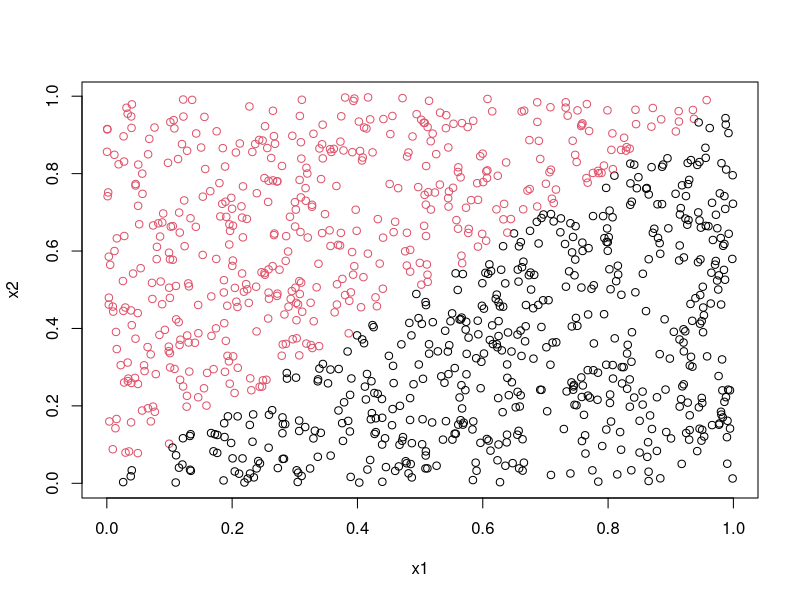
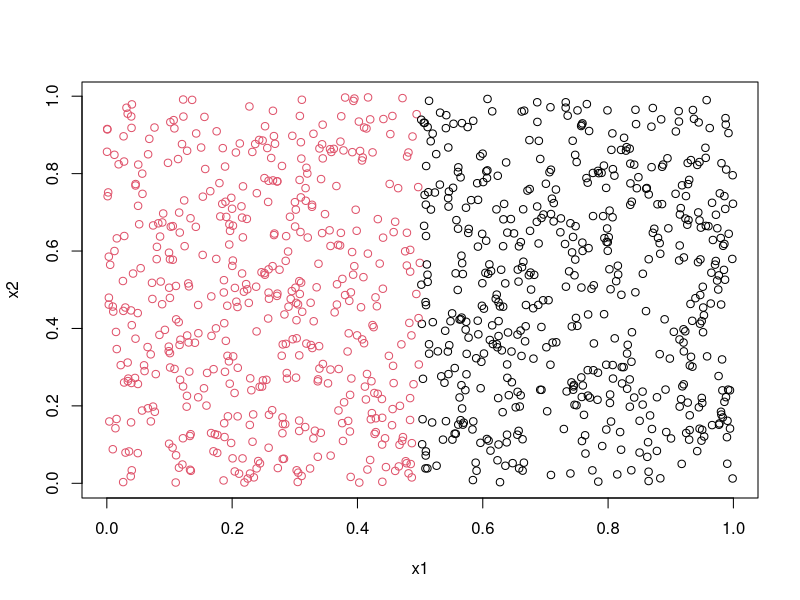
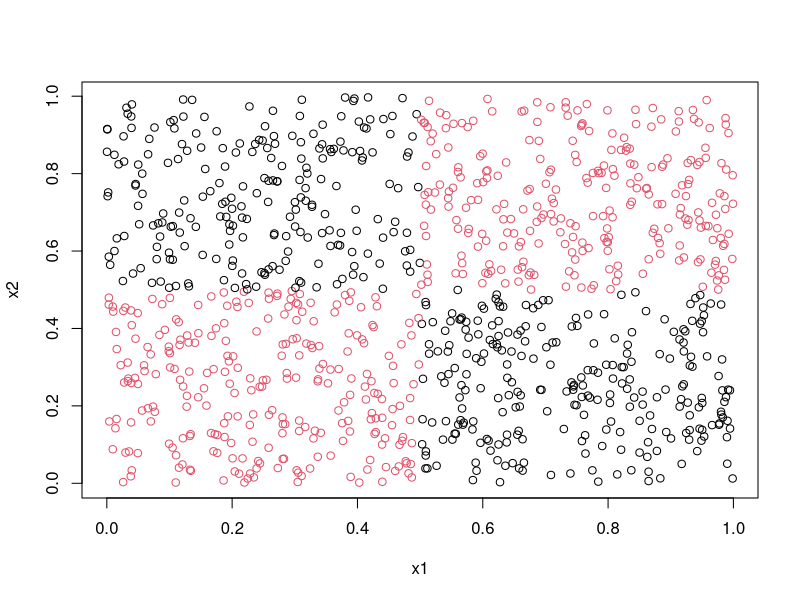
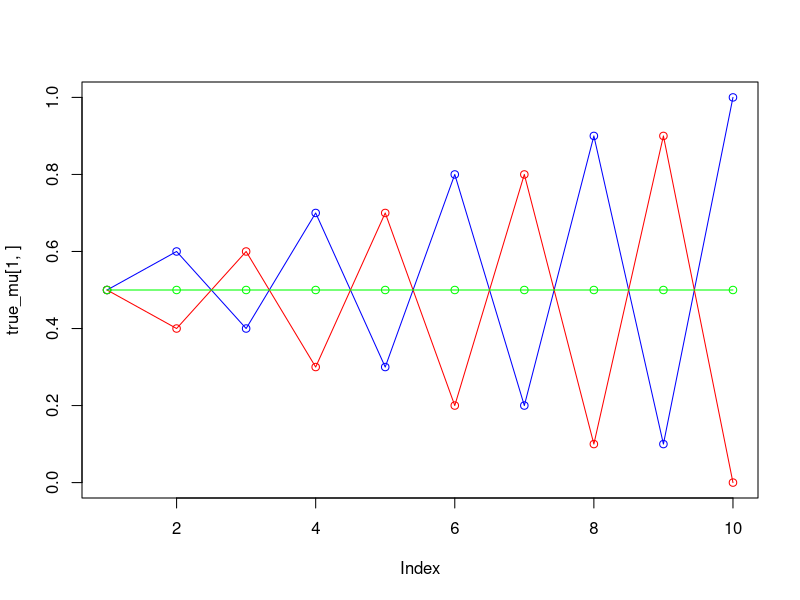
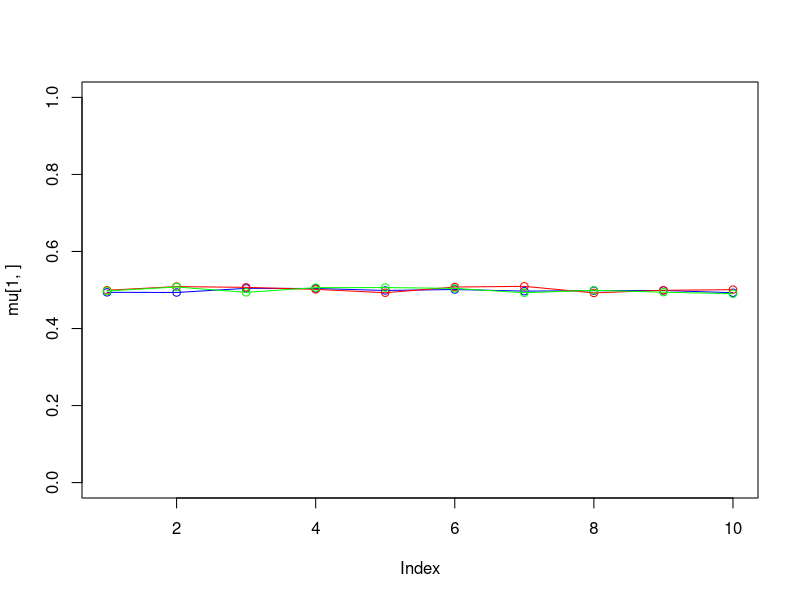
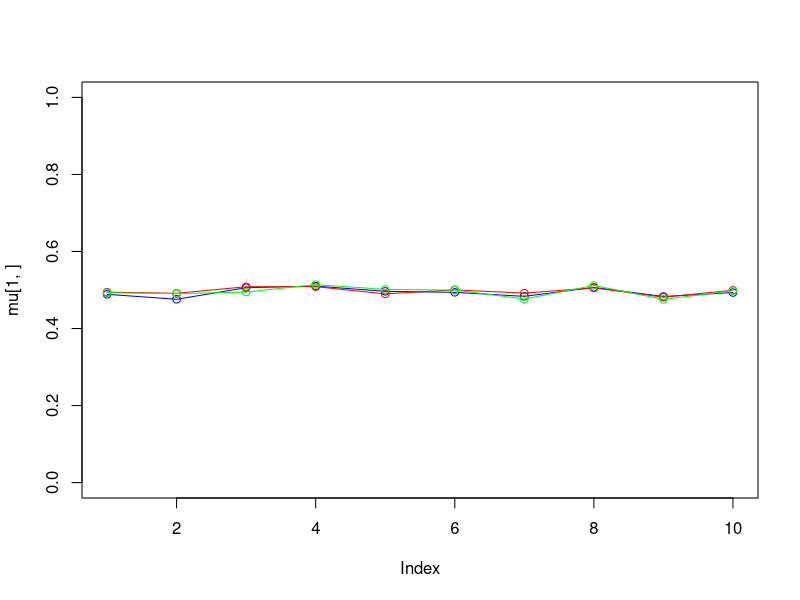
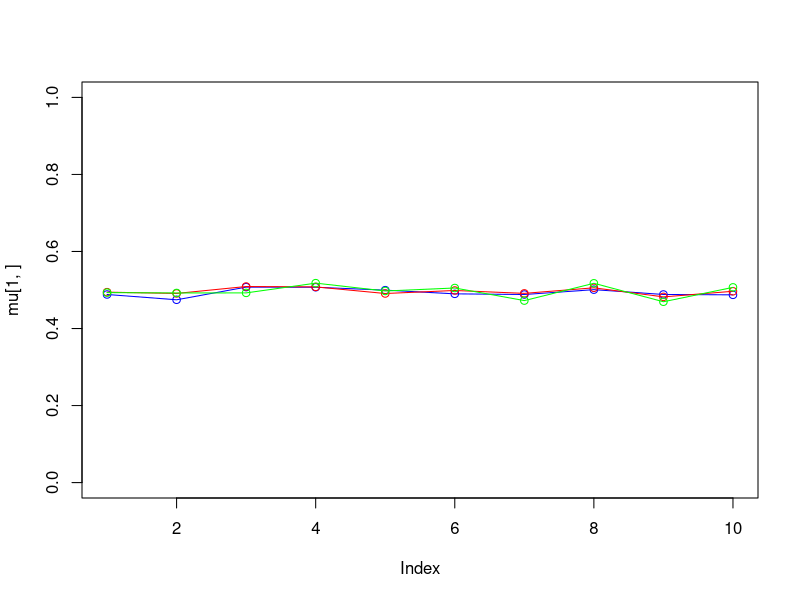
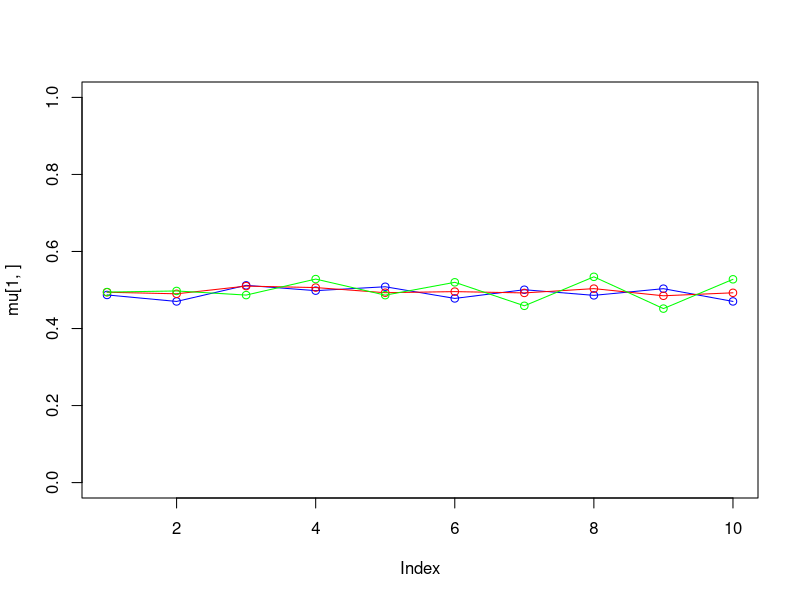

Write the R code that produced these figures, in order. (Note: a time limit stopped this script after it produced the figures.)
library(randomForest)

# Assignment 1                          ####
random_trees <- function(ntree=1){
  # Result vector
  miss_class_error <- c()
  
  for(iter in 1:1000){
    # Generate train data
    x1<-runif(100)
    x2<-runif(100)
    trdata<-cbind(x1,x2)
    y<-as.numeric(x1<x2)
    trlabels<-as.factor(y)
    train <- data.frame(y = trlabels, x1, x2)
    
    # Fit the random forest model
    random_mod  <- randomForest(y ~ ., data=train, ntree=ntree,  nodesize=25, keep.forest=TRUE)
    
    # Random forest prediction on test data
    test_pred <- predict(random_mod, test_data)
    
    # Misclassification
    conf_mat <- table(test_data$y, test_pred)
    miss_class_error[iter] <- sum(diag(conf_mat)) / sum(conf_mat)
  }
  return(miss_class_error)
}
# Part 1                                ####
# Create test data
set.seed(1234)
x1<-runif(1000)
x2<-runif(1000)
tedata<-cbind(x1,x2)
y<-as.numeric(x1<x2)
telabels<-as.factor(y)
test_data <- data.frame(x1,x2,y=telabels)
plot(x1,x2,col=(y+1))


# Set seed in beginning to have reproducible result for markdown. 
set.seed(123)
random_1   <- random_trees(1)
random_10  <- random_trees(10)
random_100 <- random_trees(100)
mean(random_1)
sd(random_1)
mean(random_10)
sd(random_10)
mean(random_100)
sd(random_100)

# Part 2                                ####
# Create test data
set.seed(1234)
x1<-runif(1000)
x2<-runif(1000)
tedata<-cbind(x1,x2)
y<-as.numeric(x1<0.5)
telabels<-as.factor(y)
test_data <- data.frame(x1,x2,y=telabels)
plot(x1,x2,col=(y+1))

random_trees <- function(ntree=1){
  # Result vector
  miss_class_error <- c()
  
  for(iter in 1:1000){
    # Generate train data
    x1<-runif(100)
    x2<-runif(100)
    trdata<-cbind(x1,x2)
    y<-as.numeric(x1<0.5)
    trlabels<-as.factor(y)
    train <- data.frame(y = trlabels, x1, x2)
    
    # Fit the random forest model
    random_mod  <- randomForest(y ~ ., data=train, ntree=ntree,  nodesize=25, keep.forest=TRUE)
    
    # Random forest prediction on test data
    test_pred <- predict(random_mod, test_data)
    
    # Misclassification
    conf_mat <- table(test_data$y, test_pred)
    miss_class_error[iter] <- sum(diag(conf_mat)) / sum(conf_mat)
  }
  return(miss_class_error)
}

set.seed(123)
random_1   <- random_trees(1)
random_10  <- random_trees(10)
random_100 <- random_trees(100)
mean(random_1)
sd(random_1)
mean(random_10)
sd(random_10)
mean(random_100)
sd(random_100)

# Part 3                                ####
# Create test data
set.seed(1234)
x1<-runif(1000)
x2<-runif(1000)
tedata<-cbind(x1,x2)
y<-as.numeric( (x1<0.5 & x2<0.5) | (x1>0.5 & x2>0.5) )
telabels<-as.factor(y)
test_data <- data.frame(x1,x2,y=telabels)
plot(x1,x2,col=(y+1))

random_trees <- function(ntree=1){
  # Result vector
  miss_class_error <- c()
  
  for(iter in 1:1000){
    # Generate train data
    x1<-runif(100)
    x2<-runif(100)
    trdata<-cbind(x1,x2)
    y<-as.numeric( (x1<0.5 & x2<0.5) | (x1>0.5 & x2>0.5) )
    trlabels<-as.factor(y)
    train <- data.frame(y = trlabels, x1, x2)
    
    # Fit the random forest model
    random_mod  <- randomForest(y ~ ., data=train, ntree=ntree,  nodesize=25, keep.forest=TRUE)
    
    # Random forest prediction on test data
    test_pred <- predict(random_mod, test_data)
    
    # Misclassification
    conf_mat <- table(test_data$y, test_pred)
    miss_class_error[iter] <- sum(diag(conf_mat)) / sum(conf_mat)
  }
  return(miss_class_error)
}

set.seed(123)
random_1   <- random_trees(1)
random_10  <- random_trees(10)
random_100 <- random_trees(100)
mean(random_1)
sd(random_1)
mean(random_10)
sd(random_10)
mean(random_100)
sd(random_100)


# Assignment 2                          ####
# For 3 clusters                        ####
set.seed(1234567890)
max_it <- 500 # max number of EM iterations (increased from 100)
min_change <- 0.1 # min change in log lik between two consecutive iterations
n=1000 # number of training points
D=10 # number of dimensions
x <- matrix(nrow=n, ncol=D) # training data

true_pi <- vector(length = 3) # true mixing coefficients
true_mu <- matrix(nrow=3, ncol=D) # true conditional distributions
true_pi=c(1/3, 1/3, 1/3)
true_mu[1,]=c(0.5,0.6,0.4,0.7,0.3,0.8,0.2,0.9,0.1,1)
true_mu[2,]=c(0.5,0.4,0.6,0.3,0.7,0.2,0.8,0.1,0.9,0)
true_mu[3,]=c(0.5,0.5,0.5,0.5,0.5,0.5,0.5,0.5,0.5,0.5)
plot(true_mu[1,], type="o", col="blue", ylim=c(0,1))
points(true_mu[2,], type="o", col="red")
points(true_mu[3,], type="o", col="green")
# Producing the training data
for(i in 1:n) {
  m <- sample(1:3,1,prob=true_pi)
  for(d in 1:D) {
    x[i,d] <- rbinom(1,1,true_mu[m,d])
  }
}

M=3 # number of clusters
w <- matrix(nrow=n, ncol=M) # weights
pi <- vector(length = M) # mixing coefficients
mu <- matrix(nrow=M, ncol=D) # conditional distributions
llik <- vector(length = max_it) # log likelihood of the EM iterations


# Random initialization of the parameters
pi <- runif(M,0.49,0.51)
pi <- pi / sum(pi)
for(m in 1:M) {
  mu[m,] <- runif(D,0.49,0.51)
}
for(it in 1:max_it) {
  plot(mu[1,], type="o", col="blue", ylim=c(0,1))
  points(mu[2,], type="o", col="red")
  points(mu[3,], type="o", col="green")
  #points(mu[4,], type="o", col="yellow")
  Sys.sleep(0.01) # Decreased from 0.5
  # E-step: Computation of the weights
  # Calculates the weights for each observation
  for(iter in 1:1000){
    x_d <- x[iter, ]
    
    # Bernolli for (x1 given mu_1), (x1 given mu_2), (x1 given mu_3)
    bern_mu1 <- prod(mu[1,]^x_d * (1 - mu[1, ])^(1-x_d))
    bern_mu2 <- prod(mu[2,]^x_d * (1 - mu[2, ])^(1-x_d))
    bern_mu3 <- prod(mu[3,]^x_d * (1 - mu[3, ])^(1-x_d))
    
    # Probabilities that the observation belongs to each distribution
    prob_1 <- pi[1] * bern_mu1 / sum(pi[1]*bern_mu1 + pi[2]*bern_mu2 + pi[3]*bern_mu3)
    prob_2 <- pi[2] * bern_mu2 / sum(pi[1]*bern_mu1 + pi[2]*bern_mu2 + pi[3]*bern_mu3)
    prob_3 <- pi[3] * bern_mu3 / sum(pi[1]*bern_mu1 + pi[2]*bern_mu2 + pi[3]*bern_mu3)
    
    # Probability that observation 1 comes from each distribution
    w[iter, ] <- c(prob_1, prob_2, prob_3) 
  }
  #Log likelihood computation.
  # Added 1e-16 to prevent log(0).
  llik[it] <- sum(log(w+1e-16))
  cat("iteration: ", it, "log likelihood: ", llik[it], "\n")
  flush.console()
  # Stop if the lok likelihood has not changed significantly
  if (it > 1){
    if(abs(llik[it] - llik[it-1]) < abs(min_change)){
      break
    }
  }
  # M-step: ML parameter estimation from the data and weights
  # Calculate new pi
  pi <- 1/1000 * colSums(w)
  # Calculates new mu
  mu[1,] <- 1/sum(w[,1]) * colSums(w[,1] * x)
  mu[2,] <- 1/sum(w[,2]) * colSums(w[,2] * x)
  mu[3,] <- 1/sum(w[,3]) * colSums(w[,3] * x)
}
pi
mu
plot(llik[1:it], type="o")
# Algorithm should have stopped around 350.

# true_mu[1,] is our mu[3,] 
# true_mu[2,] is our mu[1,]
# true_mu[3,] is our mu[2,]





# For 2 clusters                        ####
true_pi <- vector(length = 3) # true mixing coefficients
true_mu <- matrix(nrow=3, ncol=D) # true conditional distributions
true_pi=c(1/3, 1/3, 1/3)
true_mu[1,]=c(0.5,0.6,0.4,0.7,0.3,0.8,0.2,0.9,0.1,1)
true_mu[2,]=c(0.5,0.4,0.6,0.3,0.7,0.2,0.8,0.1,0.9,0)
true_mu[3,]=c(0.5,0.5,0.5,0.5,0.5,0.5,0.5,0.5,0.5,0.5)
plot(true_mu[1,], type="o", col="blue", ylim=c(0,1))
points(true_mu[2,], type="o", col="red")
points(true_mu[3,], type="o", col="green")
# Producing the training data
for(i in 1:n) {
  m <- sample(1:3,1,prob=true_pi)
  for(d in 1:D) {
    x[i,d] <- rbinom(1,1,true_mu[m,d])
  }
}

M=2 # number of clusters
w <- matrix(nrow=n, ncol=M) # weights
pi <- vector(length = M) # mixing coefficients
mu <- matrix(nrow=M, ncol=D) # conditional distributions
llik <- vector(length = max_it) # log likelihood of the EM iterations


# Random initialization of the parameters
pi <- runif(M,0.49,0.51)
pi <- pi / sum(pi)
for(m in 1:M) {
  mu[m,] <- runif(D,0.49,0.51)
}
for(it in 1:max_it) {
  plot(mu[1,], type="o", col="blue", ylim=c(0,1))
  points(mu[2,], type="o", col="red")
  #points(mu[3,], type="o", col="green")
  #points(mu[4,], type="o", col="yellow")
  Sys.sleep(0.5) # Decreased from 0.5
  # E-step: Computation of the weights
  # Calculates the weights for each observation
  for(iter in 1:1000){
    x_d <- x[iter, ]
    
    # Bernolli for (x1 given mu_1), (x1 given mu_2), (x1 given mu_3)
    bern_mu1 <- prod(mu[1,]^x_d * (1 - mu[1, ])^(1-x_d))
    bern_mu2 <- prod(mu[2,]^x_d * (1 - mu[2, ])^(1-x_d))
    #bern_mu3 <- prod(mu[3,]^x_d * (1 - mu[3, ])^(1-x_d))
    
    # Probabilities that the observation belongs to each distribution
    prob_1 <- pi[1] * bern_mu1 / sum(pi[1]*bern_mu1 + pi[2]*bern_mu2 )
    prob_2 <- pi[2] * bern_mu2 / sum(pi[1]*bern_mu1 + pi[2]*bern_mu2 )
    # prob_3 <- pi[3] * bern_mu3 / sum(pi[1]*bern_mu1 + pi[2]*bern_mu2 + pi[3]*bern_mu3)
    
    # Probability that observation 1 comes from each distribution
    w[iter, ] <- c(prob_1, prob_2) 
  }
  #Log likelihood computation.
  # Added 1e-16 to prevent log(0).
  llik[it] <- sum(log(w+1e-16))
  cat("iteration: ", it, "log likelihood: ", llik[it], "\n")
  flush.console()
  # Stop if the lok likelihood has not changed significantly
  if (it > 1){
    if(abs(llik[it] - llik[it-1]) < abs(min_change)){
      break
    }
  }
  # M-step: ML parameter estimation from the data and weights
  # Calculate new pi
  pi <- 1/1000 * colSums(w)
  # Calculates new mu
  mu[1,] <- 1/sum(w[,1]) * colSums(w[,1] * x)
  mu[2,] <- 1/sum(w[,2]) * colSums(w[,2] * x)
  # mu[3,] <- 1/sum(w[,3]) * colSums(w[,3] * x)
}
pi
mu
plot(llik[1:it], type="o")

# For 4 clusters                        ####
# Had to change min_change to smaller value
# Green and grey cluster converge to same value, so we only find 3 clusters.

set.seed(1234567890)
max_it <- 500 # max number of EM iterations (increased from 100)
min_change <- 0.01 # min change in log lik between two consecutive iterations
n=1000 # number of training points
D=10 # number of dimensions
x <- matrix(nrow=n, ncol=D) # training data

true_pi <- vector(length = 3) # true mixing coefficients
true_mu <- matrix(nrow=3, ncol=D) # true conditional distributions
true_pi=c(1/3, 1/3, 1/3)
true_mu[1,]=c(0.5,0.6,0.4,0.7,0.3,0.8,0.2,0.9,0.1,1)
true_mu[2,]=c(0.5,0.4,0.6,0.3,0.7,0.2,0.8,0.1,0.9,0)
true_mu[3,]=c(0.5,0.5,0.5,0.5,0.5,0.5,0.5,0.5,0.5,0.5)
plot(true_mu[1,], type="o", col="blue", ylim=c(0,1))
points(true_mu[2,], type="o", col="red")
points(true_mu[3,], type="o", col="green")
# Producing the training data
for(i in 1:n) {
  m <- sample(1:3,1,prob=true_pi)
  for(d in 1:D) {
    x[i,d] <- rbinom(1,1,true_mu[m,d])
  }
}

M=4 # number of clusters
w <- matrix(nrow=n, ncol=M) # weights
pi <- vector(length = M) # mixing coefficients
mu <- matrix(nrow=M, ncol=D) # conditional distributions
llik <- vector(length = max_it) # log likelihood of the EM iterations


# Random initialization of the parameters
pi <- runif(M,0.49,0.51)
pi <- pi / sum(pi)
for(m in 1:M) {
  mu[m,] <- runif(D,0.49,0.51)
}
for(it in 1:max_it) {
  plot(mu[1,], type="o", col="blue", ylim=c(0,1))
  points(mu[2,], type="o", col="red")
  points(mu[3,], type="o", col="darkgreen")
  points(mu[4,], type="o", col="darkgoldenrod1")
  Sys.sleep(0.5) # Decreased from 0.5
  # E-step: Computation of the weights
  # Calculates the weights for each observation
  for(iter in 1:1000){
    x_d <- x[iter, ]
    
    # Bernolli for (x1 given mu_1), (x1 given mu_2), (x1 given mu_3), (x1 given mu_4)
    bern_mu1 <- prod(mu[1,]^x_d * (1 - mu[1, ])^(1-x_d))
    bern_mu2 <- prod(mu[2,]^x_d * (1 - mu[2, ])^(1-x_d))
    bern_mu3 <- prod(mu[3,]^x_d * (1 - mu[3, ])^(1-x_d))
    bern_mu4 <- prod(mu[4,]^x_d * (1 - mu[3, ])^(1-x_d))
    
    # Probabilities that the observation belongs to each distribution
    prob_1 <- pi[1] * bern_mu1 / sum(pi[1]*bern_mu1 + pi[2]*bern_mu2 + pi[3]*bern_mu3 + pi[4]*bern_mu4)
    prob_2 <- pi[2] * bern_mu2 / sum(pi[1]*bern_mu1 + pi[2]*bern_mu2 + pi[3]*bern_mu3 + pi[4]*bern_mu4)
    prob_3 <- pi[3] * bern_mu3 / sum(pi[1]*bern_mu1 + pi[2]*bern_mu2 + pi[3]*bern_mu3 + pi[4]*bern_mu4)
    prob_4 <- pi[4] * bern_mu4 / sum(pi[1]*bern_mu1 + pi[2]*bern_mu2 + pi[3]*bern_mu3 + pi[4]*bern_mu4)
    # Probability that observation 1 comes from each distribution
    w[iter, ] <- c(prob_1, prob_2, prob_3, prob_4) 
  }
  #Log likelihood computation.
  # Added 1e-16 to prevent log(0).
  llik[it] <- sum(log(w+1e-16))
  cat("iteration: ", it, "log likelihood: ", llik[it], "\n")
  flush.console()
  # Stop if the lok likelihood has not changed significantly
  if (it > 1){
    if(abs(llik[it] - llik[it-1]) < abs(min_change)){
      break
    }
  }
  # M-step: ML parameter estimation from the data and weights
  # Calculate new pi
  pi <- 1/1000 * colSums(w)
  # Calculates new mu
  mu[1,] <- 1/sum(w[,1]) * colSums(w[,1] * x)
  mu[2,] <- 1/sum(w[,2]) * colSums(w[,2] * x)
  mu[3,] <- 1/sum(w[,3]) * colSums(w[,3] * x)
  mu[4,] <- 1/sum(w[,4]) * colSums(w[,4] * x)
}
pi
mu
plot(llik[1:it], type="o")
